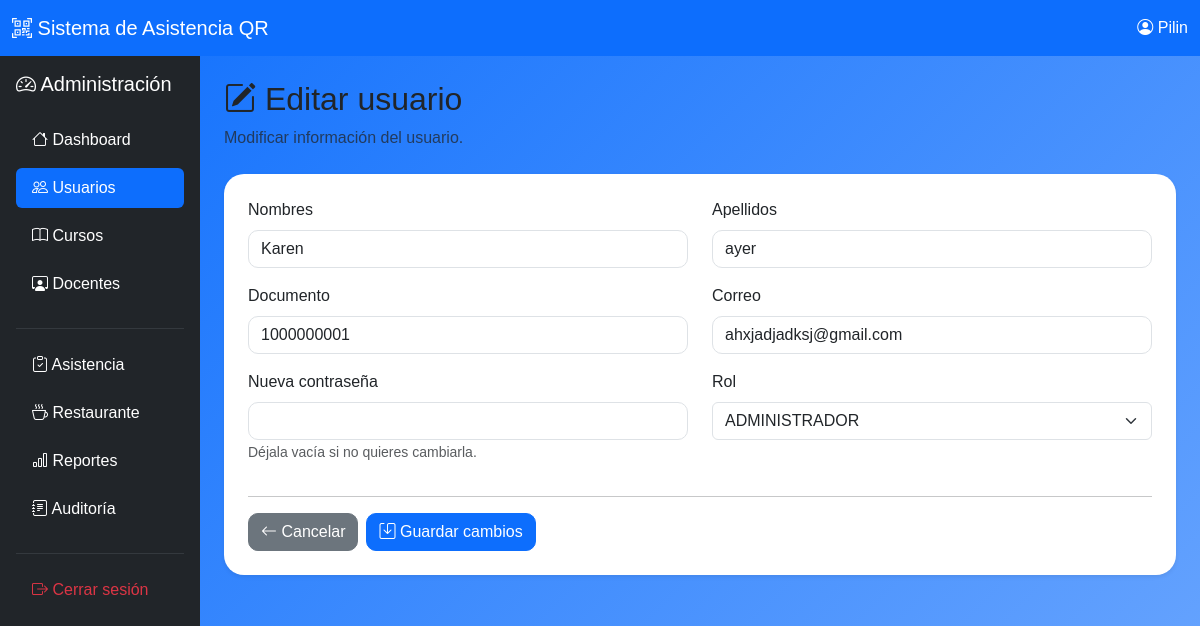
/admin/usuario_editar.php?id=2 (signed in), run on the app's committed database.
### tables this page shows
CREATE TABLE `usuarios` (
  `id_usuario` int(11) NOT NULL,
  `id_rol` int(11) NOT NULL,
  `nombres` varchar(100) NOT NULL,
  `apellidos` varchar(100) NOT NULL,
  `documento` varchar(20) NOT NULL,
  `correo` varchar(150) NOT NULL,
  `password` varchar(255) NOT NULL,
  `estado` enum('ACTIVO','INACTIVO') DEFAULT 'ACTIVO',
  `fecha_creacion` timestamp NOT NULL DEFAULT current_timestamp()
);

### admin/usuario_editar.php (the view, shortened to what this page needs)
<?php
require_once("../config/conexion.php");
$id_usuario = intval($_GET["id"]);
$sql = "SELECT *
        FROM usuarios
        WHERE id_usuario = ?";
$stmt = mysqli_prepare($conexion, $sql);
mysqli_stmt_bind_param(
    $stmt,
    "i",
    $id_usuario
);
mysqli_stmt_execute($stmt);
$resultado = mysqli_stmt_get_result($stmt);
$usuario = mysqli_fetch_assoc($resultado);
?>
<!DOCTYPE html>
<html lang="es">
<head>
    <link
        href="https://cdn.jsdelivr.net/npm/bootstrap@5.3.7/dist/css/bootstrap.min.css"
        rel="stylesheet"
    >
    <link
        href="https://cdn.jsdelivr.net/npm/bootstrap-icons@1.13.1/font/bootstrap-icons.min.css"
        rel="stylesheet"
    >
    <link
        rel="stylesheet"
        href="../assets/css/estilos.css"
    >
</head>
<body class="bg-light">
<nav class="navbar navbar-dark bg-primary">
    <div class="container-fluid">
        <a
            href="dashboard.php"
            class="navbar-brand"
        >
            <i class="bi bi-qr-code-scan"></i>
            Sistema de Asistencia QR
        </a>
        <span class="text-white">
            <i class="bi bi-person-circle"></i>
            <?php
            echo htmlspecialchars(
                $_SESSION["nombre"]
            );
            ?>
        </span>
    </div>
</nav>
<div class="container-fluid">
    <div class="row">
        <aside class="col-md-2 bg-dark min-vh-100 p-3">
            <h5 class="text-white mb-4">
                <i class="bi bi-speedometer2"></i>
                Administración
            </h5>
            <div class="nav flex-column nav-pills">
                <a
                    href="dashboard.php"
                    class="nav-link text-white mb-2"
                >
                    <i class="bi bi-house"></i>
                    Dashboard
                </a>
                <a
                    href="usuarios.php"
                    class="nav-link active mb-2"
                >
                    <i class="bi bi-people"></i>
                    Usuarios
                </a>
                <a
                    href="#"
                    class="nav-link text-white mb-2"
                >
                    <i class="bi bi-book"></i>
                    Cursos
                </a>
                <a
                    href="docentes.php"
                    class="nav-link text-white mb-2"
                >
                    <i class="bi bi-person-workspace"></i>
                    Docentes
                </a>
                <hr class="text-secondary">
                <a
                    href="#"
                    class="nav-link text-white mb-2"
                >
                    <i class="bi bi-clipboard-check"></i>
                    Asistencia
                </a>
                <a
                    href="#"
                    class="nav-link text-white mb-2"
                >
                    <i class="bi bi-cup-hot"></i>
                    Restaurante
                </a>
                <a
                    href="#"
                    class="nav-link text-white mb-2"
                >
                    <i class="bi bi-bar-chart"></i>
                    Reportes
                </a>
                <a
                    href="#"
                    class="nav-link text-white mb-2"
                >
                    <i class="bi bi-journal-text"></i>
                    Auditoría
                </a>
                <hr class="text-secondary">
                <a
                    href="../auth/logout.php"
                    class="nav-link text-danger"
                >
                    <i class="bi bi-box-arrow-right"></i>
                    Cerrar sesión
                </a>
            </div>
        </aside>
        <main class="col-md-10 p-4">
            <div class="mb-4">
                <h2>
                    <i class="bi bi-pencil-square"></i>
                    Editar usuario
                </h2>
                <p class="text-muted">
                    Modificar información del usuario.
                </p>
            </div>
            <div class="card shadow-sm border-0">
                <div class="card-body p-4">
                    <form method="POST">
                        <div class="row">
                            <div class="col-md-6 mb-3">
                                <label class="form-label">
                                    Nombres
                                </label>
                                <input
                                    type="text"
                                    name="nombres"
                                    class="form-control"
                                    value="<?php echo htmlspecialchars($usuario["nombres"]); ?>"
                                    required
                                >
                            </div>
                            <div class="col-md-6 mb-3">
                                <label class="form-label">
                                    Apellidos
                                </label>
                                <input
                                    type="text"
                                    name="apellidos"
                                    class="form-control"
                                    value="<?php echo htmlspecialchars($usuario["apellidos"]); ?>"
                                    required
                                >
                            </div>
                            <div class="col-md-6 mb-3">
                                <label class="form-label">
                                    Documento
                                </label>
                                <input
                                    type="text"
                                    name="documento"
                                    class="form-control"
                                    value="<?php echo htmlspecialchars($usuario["documento"]); ?>"
                                    required
                                >
                            </div>
                            <div class="col-md-6 mb-3">
                                <label class="form-label">
                                    Correo
                                </label>
                                <input
                                    type="email"
                                    name="correo"
                                    class="form-control"
                                    value="<?php echo htmlspecialchars($usuario["correo"]); ?>"
                                    required
                                >
                            </div>
                            <div class="col-md-6 mb-3">
                                <label class="form-label">
                                    Nueva contraseña
                                </label>
                                <input
                                    type="password"
                                    name="password"
                                    class="form-control"
                                >
                                <small class="text-muted">
                                    Déjala vacía si no quieres cambiarla.
                                </small>
                            </div>
                            <div class="col-md-6 mb-3">
                                <label class="form-label">
                                    Rol
                                </label>
                                <select
                                    name="id_rol"
                                    class="form-select"
                                    required
                                >
                                    <option
                                        value="1"
                                        <?php
                                        if ($usuario["id_rol"] == 1) {
                                            echo "selected";
                                        }
                                        ?>
                                    >
                                        ADMINISTRADOR
                                    </option>
                                </select>
                            </div>
                        </div>
                        <hr>
                        <div class="d-flex gap-2">
                            <a
                                href="usuarios.php"
                                class="btn btn-secondary"
                            >
                                <i class="bi bi-arrow-left"></i>
                                Cancelar
                            </a>
                            <button
                                type="submit"
                                class="btn btn-primary"
                            >
                                <i class="bi bi-save"></i>
                                Guardar cambios
                            </button>
                        </div>
                    </form>
                </div>
            </div>
        </main>
    </div>
</div>
</body>
</html>

### assets/css/estilos.css (style rules this page uses)
body { background: linear-gradient(135deg,#0d6efd,#6ea8fe); font-family: Arial, Helvetica, sans-serif; }
.card { border:none; border-radius:20px; }
.form-control { border-radius:10px; }
.btn { border-radius:10px; }

### data on the page
usuarios: nombres "Karen", apellidos "ayer", documento "1000000001", correo "ahxjadjadksj@gmail.com", id_rol "ADMINISTRADOR"

### other printed values
$_SESSION["nombre"] "Pilin"
